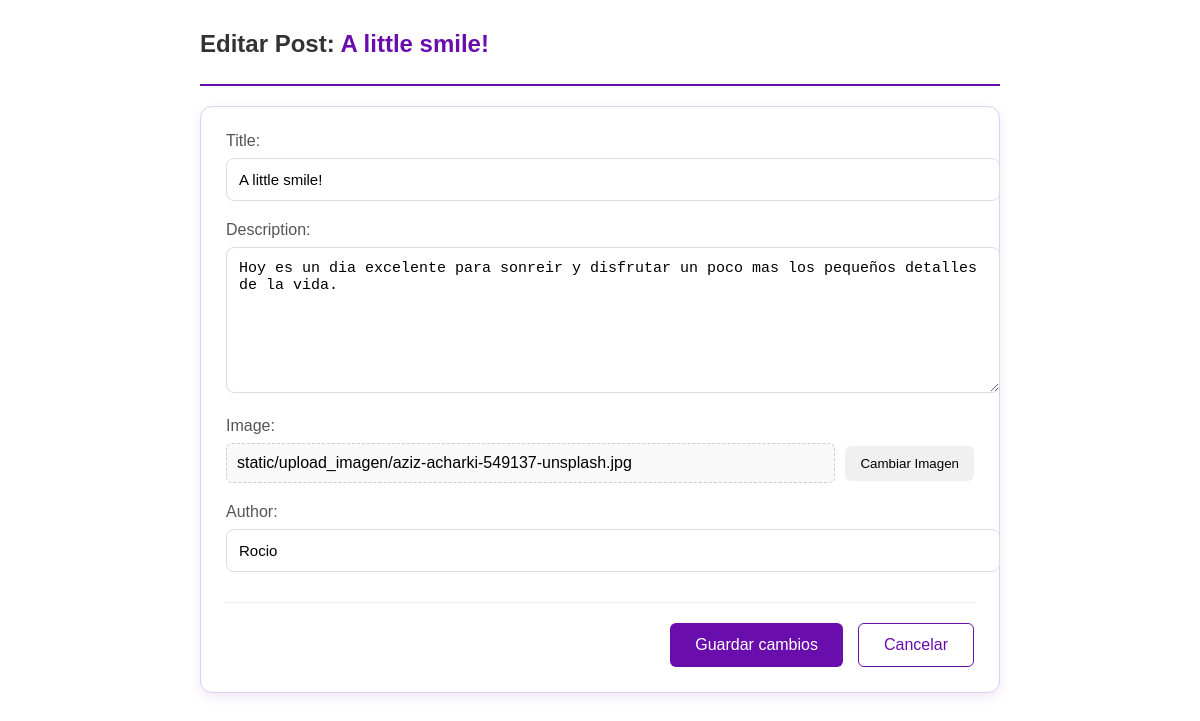
/post_2post/1/update/, run on an earlier commit of the app's database.
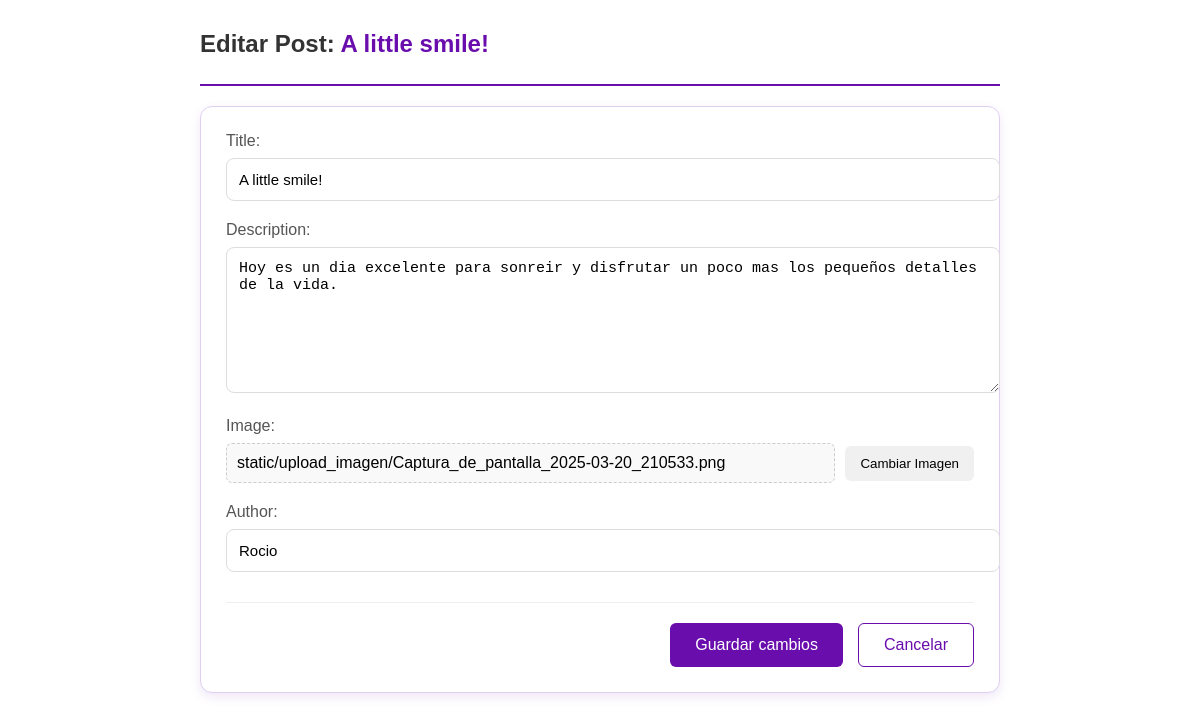
And on a later commit of the database.
### post_2/models.py (models this page shows, shortened)
class Publicacion(models.Model):
    title = models.CharField(max_length=100)
    pub_date = models.DateTimeField(auto_now_add=True)
    description = models.TextField()
    image = models.ImageField(upload_to= 'static/upload_imagen', blank=True)   #aqui se registra la direccion de la imagenes (que en este caso estan es static)
    author = models.CharField(max_length=100)
    class Meta:
        verbose_name_plural = "Publicaciones"

### post_2/views.py (the view)
# urls.py: path('post/<int:pk>/update/', PostUpdateView.as_view(), name='post_update'),
class PostUpdateView(UpdateView):
    model = Publicacion
    template_name = 'post_update.html'  # Template para el formulario de edición
    fields = ['title', 'description', 'image', 'author']  # Campos editables
    success_url = '/'  # URL a la que redirigir tras guardar

### templates/post_update.html (shortened to what this page needs)
{% load static %}
<!DOCTYPE html>
<html lang="es">
<head>
    <link rel="stylesheet" href="{% static 'css/post_update.css' %}">
</head>
<body>
    <div class="edit-container">
        <div class="edit-header">
            <h1>Editar Post: <span class="post-title">{{ object.title }}</span></h1>
        </div>
        <div class="edit-form-box">
            <form method="post" enctype="multipart/form-data">
                <div class="form-row">
                    <label>Title:</label>
                    <input type="text" name="title" value="{{ form.title.value }}" class="form-field">
                </div>
                <div class="form-row">
                    <label>Description:</label>
                    <textarea name="description" class="form-field">{{ form.description.value }}</textarea>
                </div>
                <div class="form-row">
                    <label>Image:</label>
                    <div class="file-upload">
                        <span class="file-name">
                            {% if object.image %}
                                {{ object.image.name }}
                            {% else %}
                                No se ha seleccionado ningún archivo
                            {% endif %}
                        </span>
                        <button type="button" class="browse-btn" onclick="document.getElementById('file-input').click()">Cambiar Imagen</button>
                    </div>
                </div>
                <div class="form-row">
                    <label>Author:</label>
                    <input type="text" name="author" value="{{ form.author.value }}" class="form-field">
                </div>
                <div class="form-actions">
                    <button type="submit" class="save-btn">Guardar cambios</button>
                    <a href="{% url 'post_details' object.pk %}" class="cancel-link">Cancelar</a>
                </div>
            </form>
        </div>
    </div>
</body>
</html>

What changed in the data, as far as the page shows it:
changed Publicacion "A little smile!": image.name "static/upload_imagen/aziz-acharki-549137-unsplash.jpg" → "static/upload_imagen/Captura_de_pantalla_2025-03-20_210533.png"
